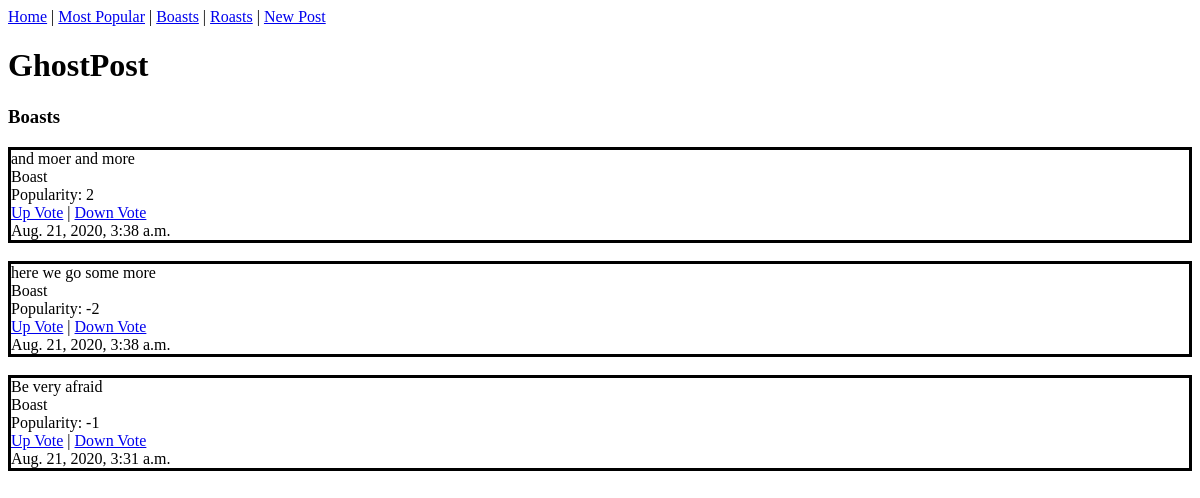
The app's page /boasts/, older data.
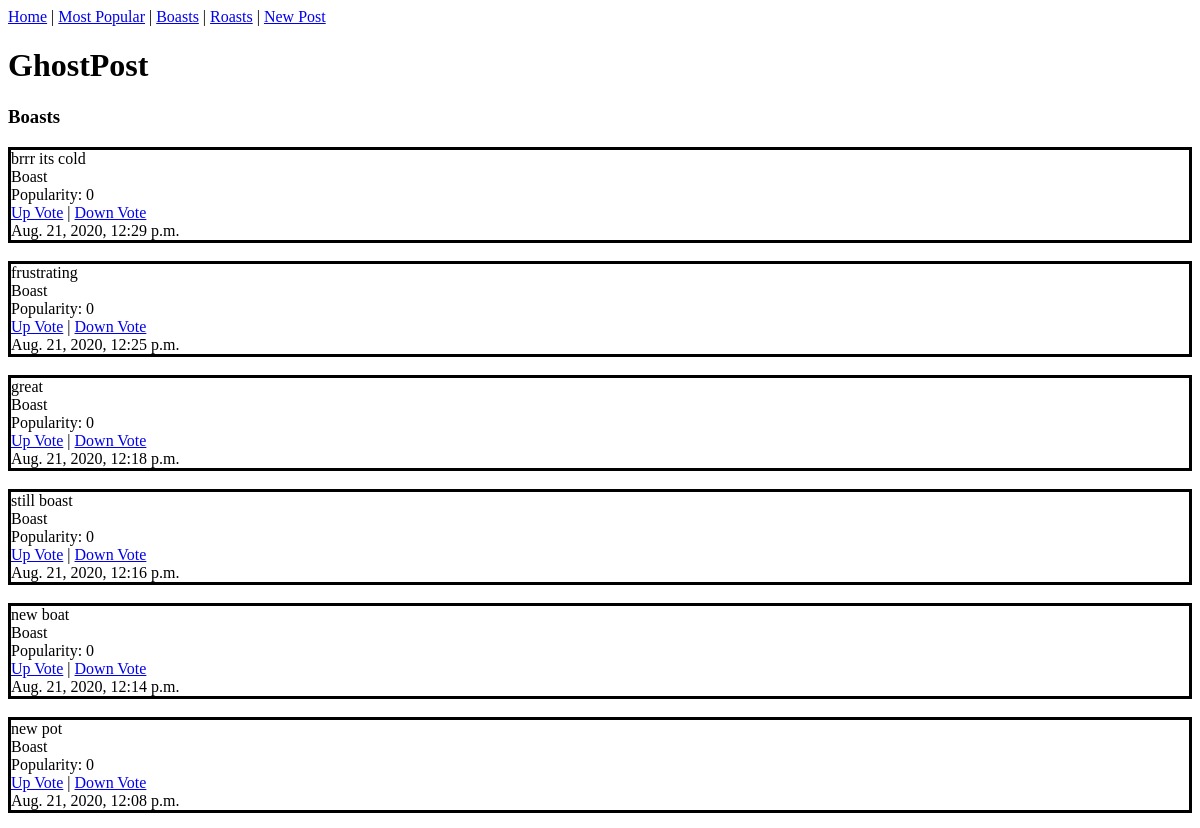
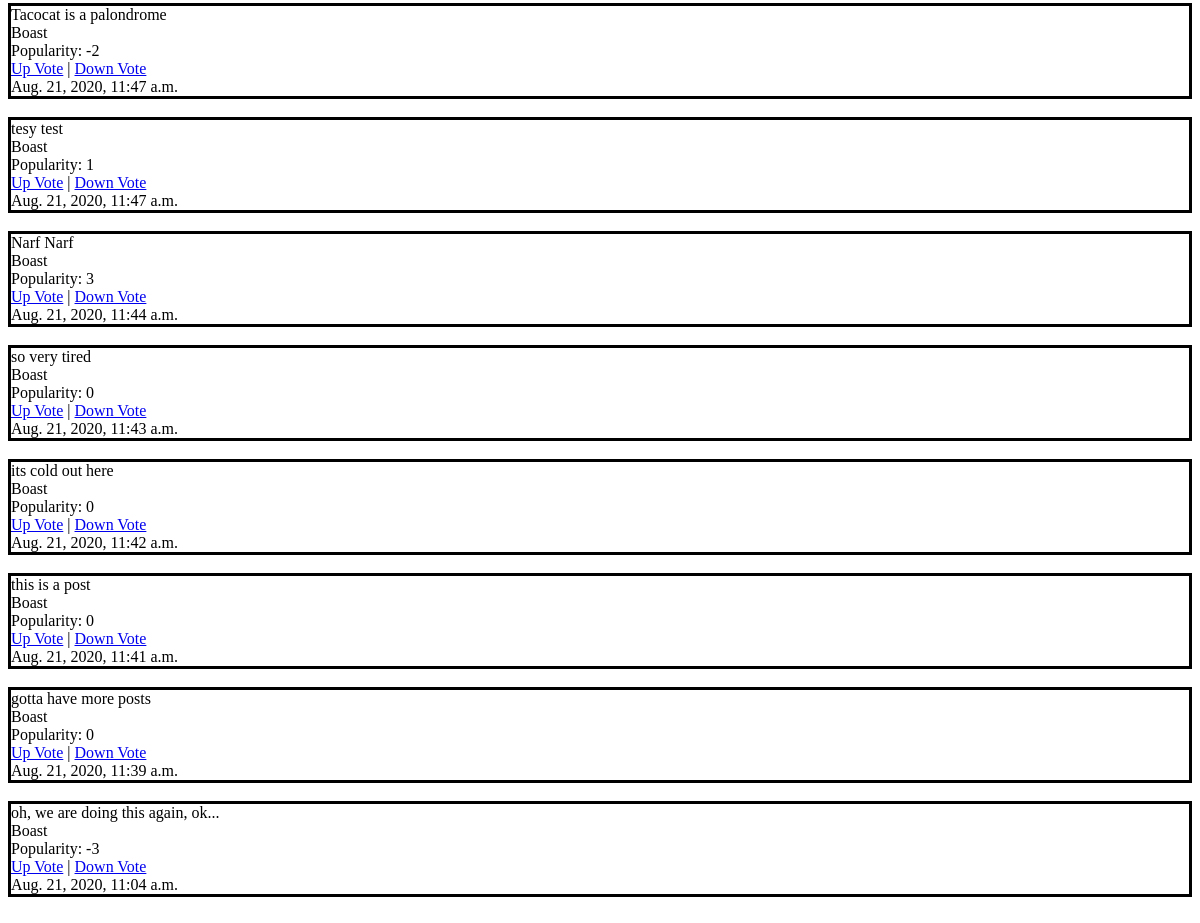
The same page, newer data (2 pictures, top to bottom).
### ghostapp/models.py (models this page shows, shortened)
class Post(models.Model):
    BOOL_CHOICES = ((True, 'Boast'), (False, 'Roast'))
    boast = models.BooleanField(choices=BOOL_CHOICES, default=False)
    post_content = models.CharField(max_length=140)
    up_votes = models.IntegerField(default=0)
    down_votes = models.IntegerField(default=0)
    total_votes = models.IntegerField(default=0)
    time_stamp = models.DateTimeField(default=timezone.now)

### ghostapp/views.py (the view)
# urls.py: path('boasts/', views.boast_view, name='boasts'),
def boast_view(request):
    boasts = Post.objects.filter(boast=True).order_by('-time_stamp')
    return render(request, 'index.html', {"posts": boasts})

### templates/index.html (shortened to what this page needs)
<a href='/'>Home</a> | <a href='/sorted/'>Most Popular</a> | <a href='/boasts/'>Boasts</a> | <a href='/roasts/'>Roasts</a> | <a href="/newpost">New Post</a>
<h1>GhostPost</h1>
{% if request.get_full_path == "/boasts/"%}
    <h3>Boasts</h3>
{% elif request.get_full_path == "/roasts/" %}
    <h3>Roasts</h3>
{% elif request.get_full_path == "/sorted/" %}
    <h3>Most Popular</h3>
{% endif %}
{% for post in posts %}
<div style="border:solid black">
    {{post.post_content}}
    <br>
    {% if post.boast %}
        Boast
    {% else %}
        Roast
    {% endif %}
    <br>
    Popularity: {{post.total_votes}}
    <br>
    <a href="/upvote/{{post.id}}">Up Vote</a>   |   <a href="/downvote/{{post.id}}">Down Vote</a>
    <br>
    {{post.time_stamp}}
</div>
{% endfor %}

Row changes from the older to the newer data that the page shows:
removed Post: post_content "and moer and more", boast "Boast", total_votes "2", time_stamp "Aug. 21, 2020, 3:38 a.m."
removed Post: post_content "here we go some more", boast "Boast", total_votes "-2", time_stamp "Aug. 21, 2020, 3:38 a.m."
removed Post: post_content "Be very afraid", boast "Boast", total_votes "-1", time_stamp "Aug. 21, 2020, 3:31 a.m."
added Post: post_content "brrr its cold", boast "Boast", total_votes "0", time_stamp "Aug. 21, 2020, 12:29 p.m."
added Post: post_content "frustrating", boast "Boast", total_votes "0", time_stamp "Aug. 21, 2020, 12:25 p.m."
added Post: post_content "great", boast "Boast", total_votes "0", time_stamp "Aug. 21, 2020, 12:18 p.m."
added Post: post_content "still boast", boast "Boast", total_votes "0", time_stamp "Aug. 21, 2020, 12:16 p.m."
added Post: post_content "new boat", boast "Boast", total_votes "0", time_stamp "Aug. 21, 2020, 12:14 p.m."
added Post: post_content "new pot", boast "Boast", total_votes "0", time_stamp "Aug. 21, 2020, 12:08 p.m."
added Post: post_content "Tacocat is a palondrome", boast "Boast", total_votes "-2", time_stamp "Aug. 21, 2020, 11:47 a.m."
added Post: post_content "tesy test", boast "Boast", total_votes "1", time_stamp "Aug. 21, 2020, 11:47 a.m."
added Post: post_content "Narf Narf", boast "Boast", total_votes "3", time_stamp "Aug. 21, 2020, 11:44 a.m."
added Post: post_content "so very tired", boast "Boast", total_votes "0", time_stamp "Aug. 21, 2020, 11:43 a.m."
added Post: post_content "its cold out here", boast "Boast", total_votes "0", time_stamp "Aug. 21, 2020, 11:42 a.m."
added Post: post_content "this is a post", boast "Boast", total_votes "0", time_stamp "Aug. 21, 2020, 11:41 a.m."
added Post: post_content "gotta have more posts", boast "Boast", total_votes "0", time_stamp "Aug. 21, 2020, 11:39 a.m."
added Post: post_content "oh, we are doing this again, ok...", boast "Boast", total_votes "-3", time_stamp "Aug. 21, 2020, 11:04 a.m."
